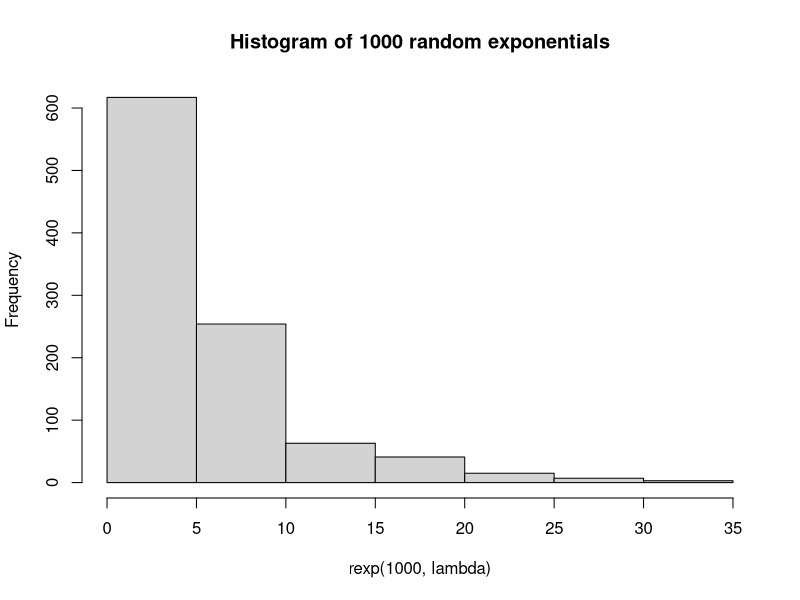
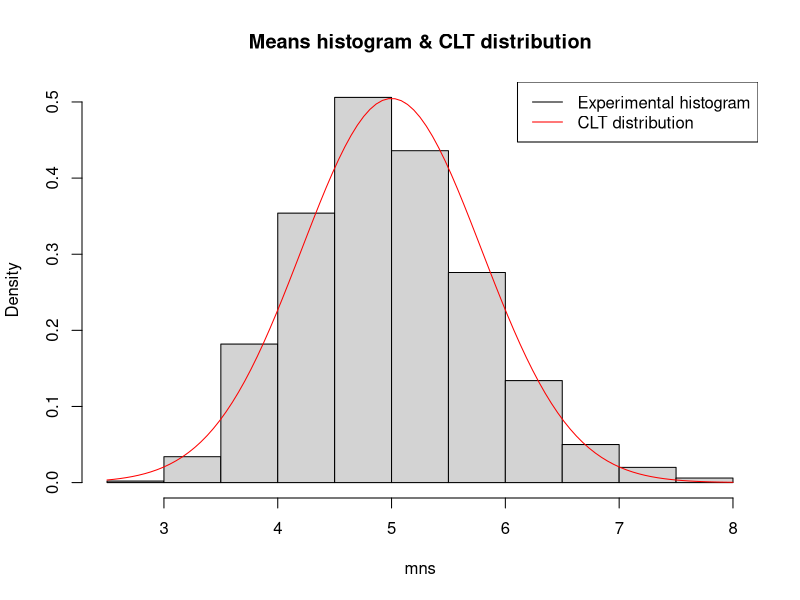

Source code (R) for these figures, in order:
## ---- chunk 1
lambda = 0.2
n = 40
s = 1000
## ---- chunk 2
mns = NULL
for (i in 1 : s) 
  mns = c(mns, mean((rexp(n, lambda))))
## ---- chunk 3
mean_theory = 1 / (lambda)
mean_sample = mean(mns)
print(c(mean_theory, mean_sample))
## ---- chunk 4
100 * (mean_theory - mean_sample) / mean_theory
## ---- chunk 5
var_theory = (1 / (lambda^2 )) / n
var_sample = var(mns)
print(c(var_theory, var_sample))
## ---- chunk 6
100 * (var_theory - var_sample) / var_theory
## ---- chunk 7
hist(rexp(1000, lambda), main='Histogram of 1000 random exponentials')
## ---- chunk 8
hist(mns,prob=TRUE, main="Means histogram & CLT distribution")
#curve(dnorm(x, mean=mean_sample, sd=sqrt(var_sample)), add=TRUE, col='blue')
curve(dnorm(x, mean=mean_theory, sd=sqrt(var_theory)), add=TRUE, col='red')
legend("topright", c("Experimental histogram", "CLT distribution"), col=c("black", "red"), lw=1)
